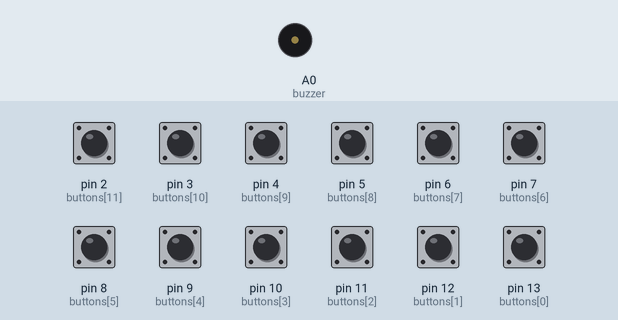
The sketch below on a simulated Arduino Uno, built with avr-gcc and run on an emulated ATmega328P. Parts: buzzer (waves = sounding). The inputs (shaded band) are chosen by the test bench; at power-on: pin 2 (buttons[11]), pin 3 (buttons[10]), pin 4 (buttons[9]), pin 5 (buttons[8]), pin 6 (buttons[7]), pin 7 (buttons[6]), pin 8 (buttons[5]), pin 9 (buttons[4]), pin 10 (buttons[3]), pin 11 (buttons[2]), pin 12 (buttons[1]), pin 13 (buttons[0]) LOW.

Above: at 1.2 s.
1.3 s: pin 2 (buttons[11]) pulled HIGH for 0.15 s
At 1.37 s:
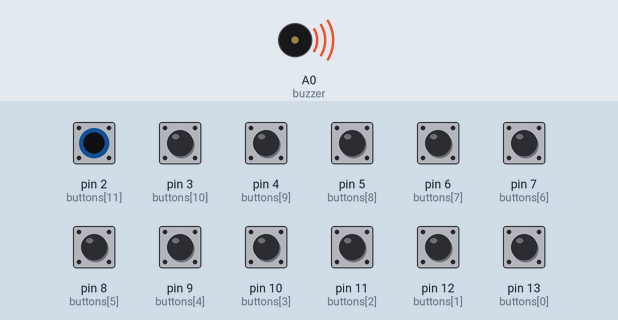
Timing chart, 0 to 4.3 s (numbered marks = the images above; inputs shaded):
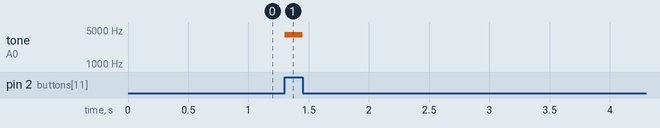

Measured:
- after the input at 1.3 s, tone on A0 (buzzer): silent → 3986 Hz at once, → silent 0.15 s later

The sketch:

arduino-piano.ino
```cpp
int buzzer = A0;
int buttons[] = {13, 12, 11, 10, 9, 8, 7, 6, 5, 4, 3, 2};

float DO            = 2112.00000000000f;
float DO_SUSTENIDO  = 2237.58606720000f;
float RE            = 2370.63987127252f;
float RE_SUSTENIDO  = 2511.60546700199f;
float MI            = 2660.95331404687f;
float FA            = 2819.18184705537f;
float FA_SUSTENIDO  = 2986.81913914501f;
float SOL           = 3164.42466429791f;
float SOL_SUSTENIDO = 3352.59116455352f;
float LA            = 3551.94662823048f;
float LA_SUSTENIDO  = 3763.15638577961f;
float SI            = 3986.92533026287f;

void setup() {

	pinMode(buzzer, OUTPUT);

	for (int i = 0; i < 12; i++) {
		pinMode(buttons[i], INPUT);
	}
}

void loop() {
	if (digitalRead(buttons[0]))       tone(buzzer, DO);
	else if (digitalRead(buttons[1]))  tone(buzzer, DO_SUSTENIDO);
	else if (digitalRead(buttons[2]))  tone(buzzer, RE);
	else if (digitalRead(buttons[3]))  tone(buzzer, RE_SUSTENIDO);
	else if (digitalRead(buttons[4]))  tone(buzzer, MI);
	else if (digitalRead(buttons[5]))  tone(buzzer, FA);
	else if (digitalRead(buttons[6]))  tone(buzzer, FA_SUSTENIDO);
	else if (digitalRead(buttons[7]))  tone(buzzer, SOL);
	else if (digitalRead(buttons[8]))  tone(buzzer, SOL_SUSTENIDO);
	else if (digitalRead(buttons[9]))  tone(buzzer, LA);
	else if (digitalRead(buttons[10])) tone(buzzer, LA_SUSTENIDO);
	else if (digitalRead(buttons[11])) tone(buzzer, SI);
	else noTone(buzzer);
}
```
